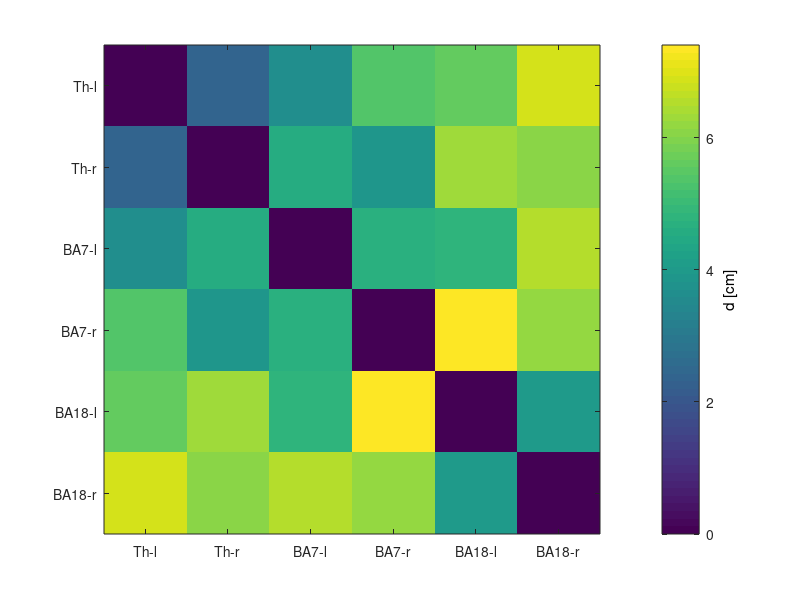

The MATLAB source for this figure:
%%
MNIcoord =[-14 -24 12;... % left and right thalamus MNI coordinates
    10 -24 12;...
    -18 -38 46;... % left and right parietal cortex MNI coordinates
    28 -28 46;...
    -19 -79 20;... % left and right occipital cortex MNI coordinates
    21 -83 19];

d = zeros(size(MNIcoord,1),size(MNIcoord,1)-1);
for it = 1:size(MNIcoord,1)
    x = MNIcoord(it,:);
    for jt = 1:size(MNIcoord,1)
        y = MNIcoord(jt,:);
        d(it,jt) = sqrt(sum((x-y).^2));
    end;
end;
d = d./10,; % convert mm to cm        

figure;
imagesc(d);
set(gca,'XTick',1:6);
set(gca,'YTick',1:6);
set(gca,'XTickLabel',{'Th-l','Th-r','BA7-l','BA7-r','BA18-l','BA18-r'});
set(gca,'YTickLabel',{'Th-l','Th-r','BA7-l','BA7-r','BA18-l','BA18-r'});
cb = colorbar;
zlab = get(cb,'YLabel');
set(zlab,'String','d [cm]');